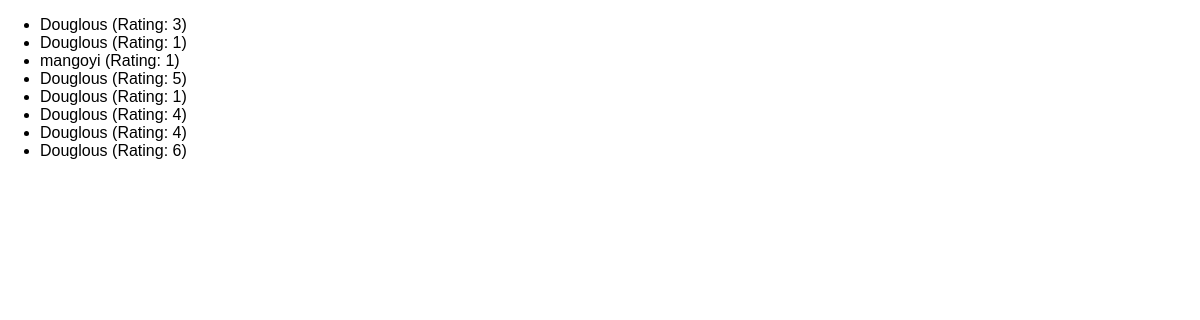
Page /reviews on the earlier database version.
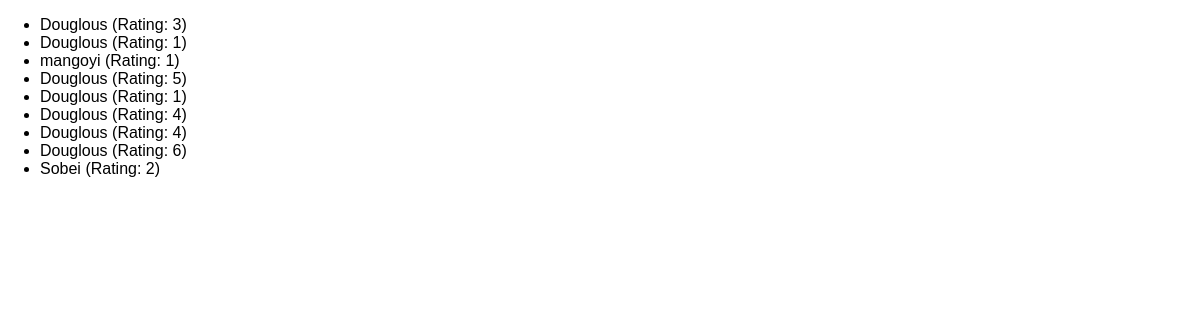
Same page on the later database version.
### reviews/models.py (models this page shows)
class Review(models.Model):
    user_name = models.CharField(max_length=60)
    review_text = models.TextField()
    rating = models.IntegerField()

### reviews/views.py (the view)
# urls.py: path("reviews", views.ReviewListView.as_view()),
class ReviewListView(ListView):
    template_name = "reviews/review-list.html"
    model = Review
    context_object_name = "reviews"

### reviews/templates/reviews/review-list.html (shortened to what this page needs)
{% extends 'reviews/base.html' %}
{% block content %}
    <ul>
        {% for review in reviews %}
            <li>{{ review.user_name }} (Rating: {{ review.rating }})</li>
        {% endfor %}
    </ul>
{% endblock %}

Differences in the rows shown:
added Review: user_name "Sobei", rating "2"
